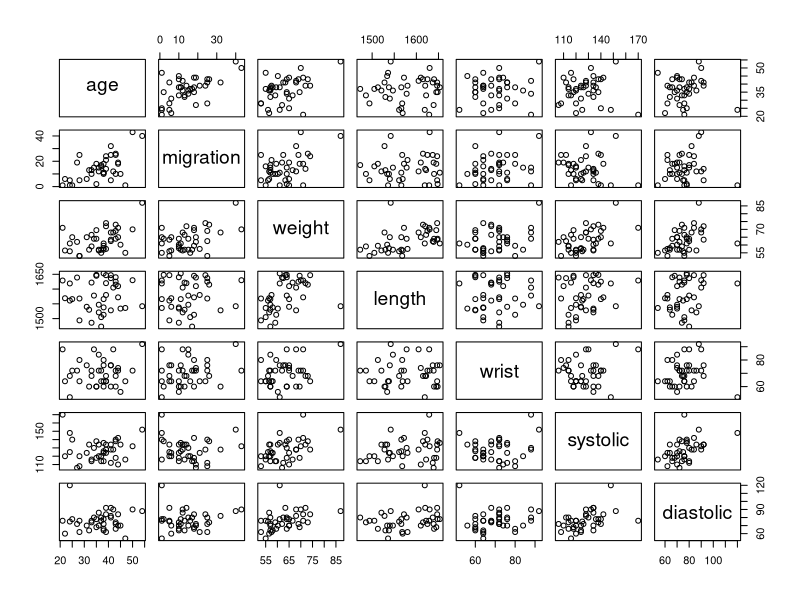

This chart was generated by the following R code:
#1.1
peru = read.table("peruvians.txt", header=T)
peru = peru[,-c(5,6,7)]
pairs(peru)

#This shows the pearson rank correlation against all variables
#cor(peru)
#This shows the spearman rank correlation against all variables
#cor(peru, method="spearman")

#To me age was the only variable that seemed to correlate, so 
#it is the only one tested here in both of these
cor(peru[1:2])
cor(peru[1:2], method="spearman")
